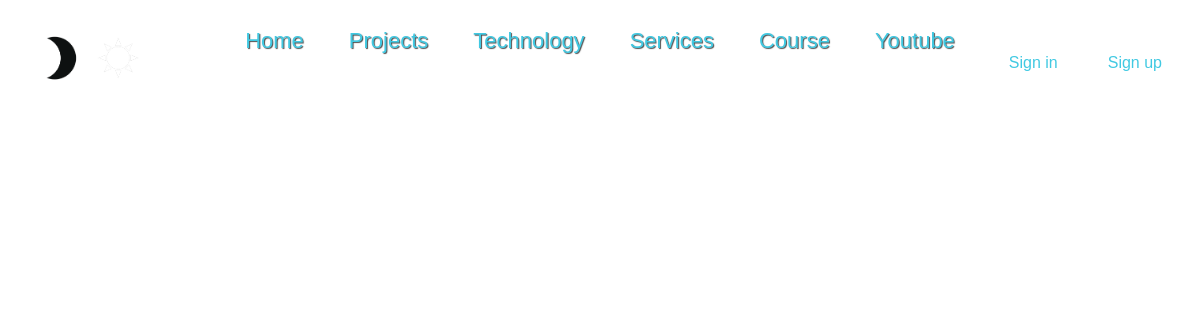
Page /projects/ on the earlier database version.
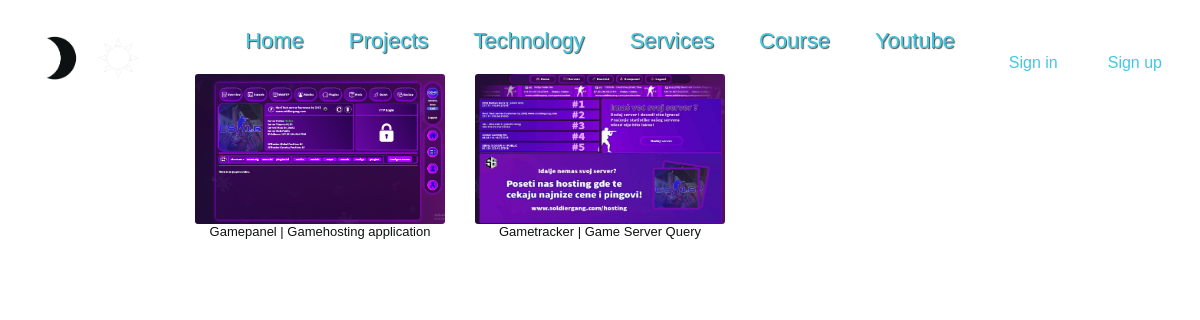
Same page on the later database version.
### home/models.py (models this page shows, shortened)
class Projekat(models.Model):
    DIFFICULTY_CHOICES = [
        ('Easy', 'Easy'),
        ('Medium', 'Medium'),
        ('Hard', 'Hard'),
    ]
    VERSION_STAGE_CHOICES = [
        ('Alpha', 'Alpha'),
        ('Beta', 'Beta'),
        ('Release Candidate (RC)', 'Release Candidate (RC)'),
        ('Stable/General Availability (GA)', 'Stable/General Availability (GA)'),
    ]
    naziv = models.CharField(max_length=255)
    opis = models.TextField()
    datum_pocetka = models.DateField()
    datum_zavrsetka = models.DateField(null=True, blank=True)
    tehnologije = models.ManyToManyField(Tehnologija)
    link = models.URLField(null=True, blank=True)
    tezina = models.CharField(max_length=10, choices=DIFFICULTY_CHOICES, default='Easy')
    verzija_stage = models.CharField(max_length=32, choices=VERSION_STAGE_CHOICES, default='Alpha')
    verzija = models.CharField(max_length=20, blank=True)
    slug = models.SlugField(max_length=50, unique=True, blank=True)

class SlikeProjekta(models.Model):
    projekat = models.ForeignKey('Projekat', related_name='slike', on_delete=models.CASCADE)
    slika = models.ImageField(upload_to='projekti/slike/')

### home/views.py (the view)
# urls.py: path('projects/', views.projects, name="projects"),
def projects(request):
    projekti = Projekat.objects.all()
    context = {'projekti': projekti,}
    return render(request, 'home/projects.html', context)

### home/templates/home/projects.html (shortened to what this page needs)
{% load static %}
<html lang="en" class="hmtl">
<head>
    <link rel="stylesheet" href="{% static 'css/main.css' %}" class="css">
    <link rel="stylesheet" href="{% static 'css/projekti.css' %}" class="css">
    <link rel="stylesheet" href="{% static 'css/nav.css' %}" class="css">
</head>
<body>
    <header>
        {% include 'home/navigation.html' %}
</header>
    <main>
        <div class="project-grid">
            {% for projekat in projekti %}
            <div class="projekat">
                {% if projekat.slike.exists %}
                    <img src="{{ projekat.slike.first.slika.url }}" alt="Prva slika projekta {{ projekat.naziv }}">
                {% else %}
                    <img src="{% static 'images/default-image.jpg' %}" alt="Nema slike dostupne">
                {% endif %}
                <a href="{% url 'pregled_projekta' projekat_naziv=projekat.slug %}">{{ projekat.naziv }}</a>
            </div>
            {% endfor %}
        </div>
    </main>
</body>
</html>

### home/templates/home/navigation.html
{% load static %}
{% block content %}
    <div class="nav">
        <div class="nav-links">
            <a href="{% url 'home' %}" class="nav-link">Home</a>
            <a href="{% url 'projects' %}" class="nav-link">Projects</a>
            <a href="{% url 'tehnology' %}" class="nav-link">Technology</a>
            <a href="{% url 'services' %}" class="nav-link">Services</a>
            <a href="{% url 'course' %}" class="nav-link">Course</a>
            <a href="https://youtube.com/@nikolaplazinic" class="nav-link">Youtube</a>
        </div>
        <div class="appearance">
            <a onclick="setTheme('dark-theme')">
                <img class="appearance-img" src="{% static 'images/mesec.png' %}" alt="">
            </a>
            <a onclick="setTheme('light-theme')">
                <img class="appearance-img" src="{% static 'images/sunce.png' %}" alt="">
            </a>
        </div>
        <div class="userpanel">
            {% if user.is_authenticated %}
            <a href="{% url 'account' %}">
                {{user.username}}
            </a>
            <div class="logout">
                <a href="{% url 'logout' %}">Logout</a>
            </div>
            {% else %}
            <div class="sign-in">
                <a href="{% url 'login' %}">Sign in</a>
            </div>
            <div class="sign-up">
                <a href="{% url 'register' %}">Sign up</a>
            </div>
            {% endif %}
        </div>
    </div>
{% endblock content %}

### static/css/main.css (style rules this page uses)
:root { --background-color: white; --text-color: #0e1111; --border-main: #0e1111; }
body { background-color: var(--background-color); color: var(--text-color); transition: background-color 0.3s, color 0.3s; }
main { display: grid; justify-content: center; gap: 25px; }

### static/css/projekti.css (style rules this page uses)
.project-grid { display: grid; grid-template-columns: repeat(3, 250px); grid-template-rows: repeat(3, 250px); grid-column-gap: 30px; grid-row-gap: 30px; }
.projekat { cursor: pointer; height: 200px; }
.projekat img { width: 250px; height: 150px; border-radius: 3px; }
.projekat a { text-decoration: none; color: var(--text-color); font-family: 'Archivo-Bold', sans-serif; font-size: 13px; justify-content: center; width: 250px; display: flex; transition: 0.4s ease; }

### static/css/nav.css (style rules this page uses)
.nav { padding: 20px; display: grid; font-family: 'Archivo-Bold', sans-serif; position: relative; }
.nav-links { display: flex; justify-content: center; gap: 45px; font-size: 22px; }
.nav-link { text-decoration: none; color: #41C9E2; text-shadow: 1px 1px 1px rgba(0, 0, 0, 0.7); transition: 0.4s ease; }
.appearance { position: absolute; display: flex; gap: 10px; left: 25; top: 25; }
.appearance-img { height: 50px; transition: 0.3s ease; }
.userpanel { position: absolute; display: flex; gap: 50px; right: 25; justify-content: center; align-items: center; top: 25; height: 50px; padding: 5px; }
.sign-in a { font-family: 'Archivo-ExtraBold', sans-serif; text-decoration: none; color: #41C9E2; }
.sign-up a { text-decoration: none; color: #41C9E2; }

Differences in the rows shown:
added Projekat: slike.first.slika (picture), naziv "Gamepanel | Gamehosting application"
added Projekat: slike.first.slika (picture), naziv "Gametracker | Game Server Query"
